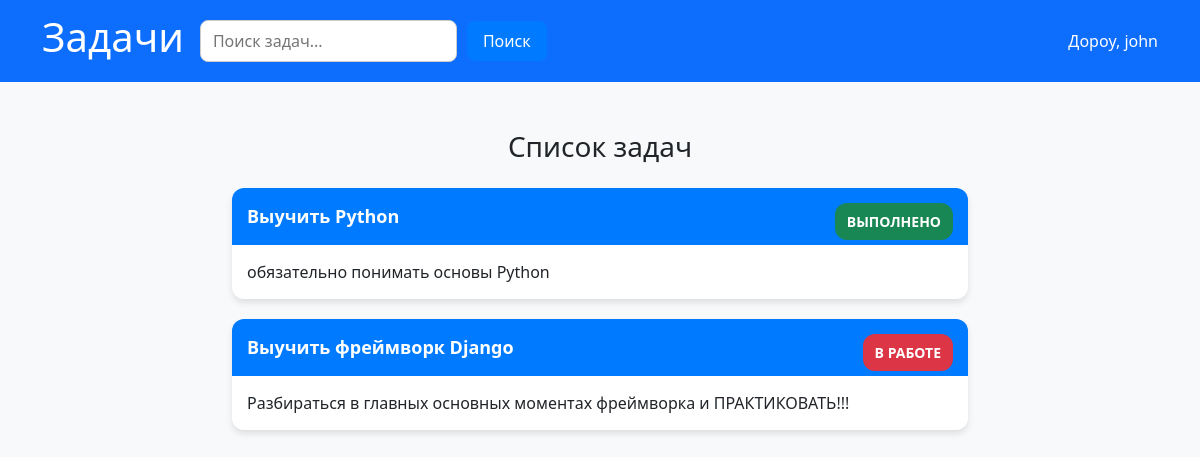
The app's page / (signed in), older data.
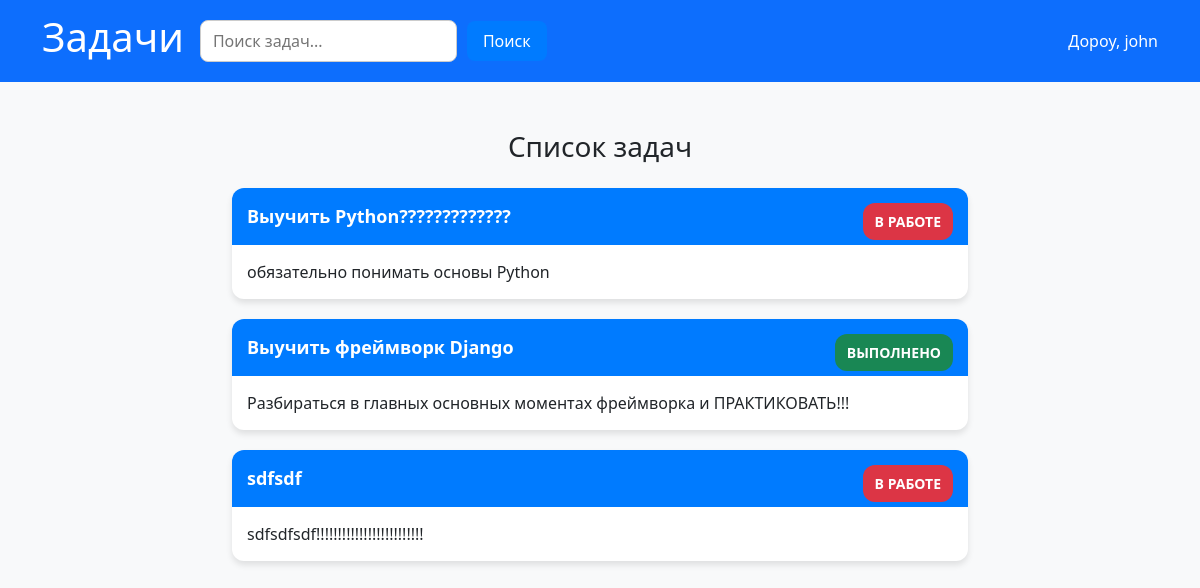
The same page, newer data.
### taski/models.py (models this page shows, shortened)
class Task(models.Model):
    title = models.CharField("Название задачи", max_length=200)
    task = models.TextField("Описание задачи")
    status = models.BooleanField("Статус выполнения", default=False)
    class Meta:
        verbose_name = "Задача"
        verbose_name_plural = "Задачи"

### dashboard/views.py (the view)
# urls.py: path('', views.dashboard_view, name='dashboard'),  # Отображение всех задач в режиме "только чтение"
def dashboard_view(request):
    search_query = request.GET.get('search', '')
    if search_query:
        tasks = Task.objects.filter(title__icontains=search_query) | Task.objects.filter(task__icontains=search_query)
    else:
        tasks = Task.objects.all()
    return render(request, 'dashboard/dashboard.html', {'tasks': tasks})

### dashboard/templates/dashboard/dashboard.html (shortened to what this page needs)
<!DOCTYPE html>
<html lang="ru">
<head>
    <link href="https://cdn.jsdelivr.net/npm/bootstrap@5.3.0/dist/css/bootstrap.min.css" rel="stylesheet">
</head>
<body class="bg-light">
    <nav class="navbar navbar-expand-lg navbar-dark bg-primary">
        <div class="container">
            <a class="navbar-brand" href="{% url 'dashboard' %}"><h1>Задачи</h1></a>
            <div class="collapse navbar-collapse" id="navbarNav">
                <form class="search-form" method="get" action="{% url 'dashboard' %}">
                    <input type="text" class="search-input" name="search" placeholder="Поиск задач...">
                    <button type="submit" class="search-button">Поиск</button>
                </form>
                <ul class="navbar-nav ms-auto">
                    {% if user.is_authenticated %}
                        <li class="nav-item user-dropdown">
                            <span class="user-name text-white">Дороу, {{ user.username }}</span>
                        </li>
                    {% endif %}
                </ul>
            </div>
        </div>
    </nav>
    <div class="container mt-5">
        <div class="row justify-content-center">
            <div class="col-md-8">
                {% if user.is_authenticated %}
                <h3 class="text-center mb-4">Список задач</h3>
                    {% if tasks %}
                        {% for task in tasks %}
                            <div class="task-card position-relative bg-white">
                                {% if task.status %}
                                    <span class="status-badge bg-success">Выполнено</span>
                                {% else %}
                                    <span class="status-badge bg-danger">В работе</span>
                                {% endif %}
                                <div class="task-card-header">
                                    {{ task.title }}
                                </div>
                                <div class="task-card-body">
                                    <p class="mb-0">{{ task.task }}</p>
                                </div>
                            </div>
                        {% endfor %}
                    {% else %}
                        <div class="alert alert-info text-center" role="alert">
                            <strong>Нет задач!</strong> Пока нет задач для отображения.
                        </div>
                    {% endif %}
                {% else %}
                    <div class="alert alert-info text-center" role="alert">
                        <strong>Привет странник</strong> Если хочешь увидеть магию, зарегистрируйся.
                    </div>
                {% endif %}
            </div>
        </div>
    </div>
</body>
</html>

Row changes from the older to the newer data that the page shows:
changed Task "обязательно понимать основы Python": title "Выучить Python" → "Выучить Python?????????????"; status "ВЫПОЛНЕНО" → "В РАБОТЕ"
changed Task "Выучить фреймворк Django": status "В РАБОТЕ" → "ВЫПОЛНЕНО"
added Task: status "В РАБОТЕ", title "sdfsdf", task "sdfsdfsdf!!!!!!!!!!!!!!!!!!!!!!!!!"
